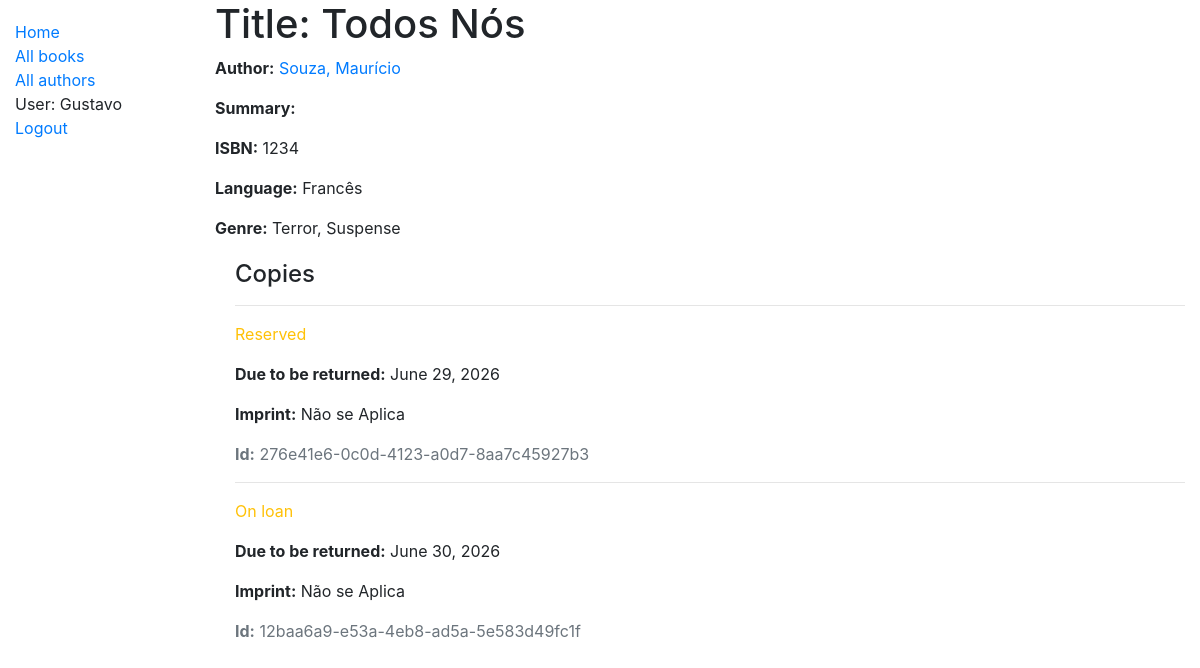
The page /catalog/book/1 (signed in) on the database as committed earlier.
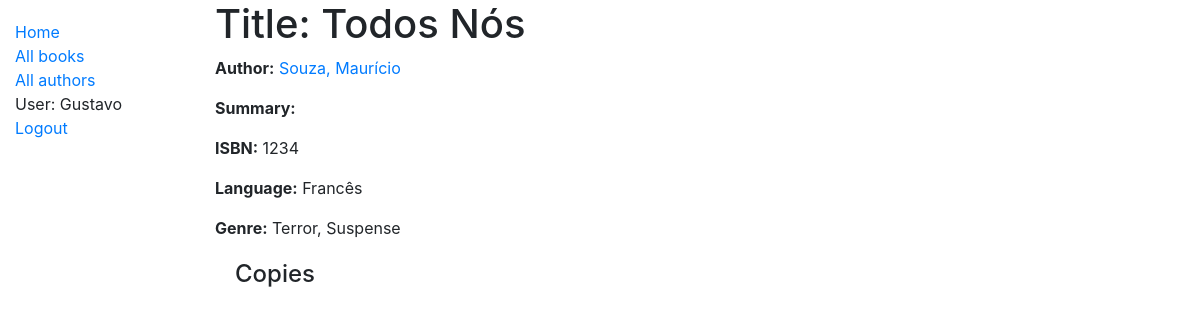
The same page on the database as committed later.
### catalog/models.py (models this page shows, shortened)
class Book(models.Model):
    title = models.CharField(max_length=200)
    author = models.ForeignKey('Author', on_delete=models.SET_NULL, null=True)
    summmary = models.TextField(max_length=1000, help_text='Enter a brief description of the book.')
    isbn = models.CharField('ISBN', max_length=20, help_text='13 Character [ISBN number]')
    genre = models.ManyToManyField(Genre, help_text='Select a genre for this book.')
    language = models.ForeignKey(
        'Language', on_delete=models.SET_NULL, null=True)
    class Meta:
        ordering = ['title', 'author']
    def display_genre(self):
        """Create a string for the Genre. This is required to display genre in Admin."""
        return ', '.join(genre.name for genre in self.genre.all()[:3])
    display_genre.short_description = 'Genre'

class Author(models.Model):
    first_name = models.CharField(max_length=100)
    last_name = models.CharField(max_length=100)
    date_of_birth = models.DateField(null=True, blank=True)
    date_of_death = models.DateField('Died', null=True, blank=True)
    class Meta:
        ordering = ['last_name', 'first_name']
    def __str__(self):
        return f'{self.last_name}, {self.first_name}'

class Language(models.Model):
    name = models.CharField(max_length=100,
                            unique=True,
                            help_text="Enter the book's natural laguange.")
    def __str__(self):
        return self.name
    class Meta:
        constraints = [
            UniqueConstraint(
                Lower('name'),
                name='language_name_case_insensitive_unique',
                violation_error_message="Language already exists (case insentive match)"
            )
        ]

class Genre(models.Model):
    name = models.CharField(max_length=200,
                            help_text='Enter a book genre (e.g. Science Fiction)')
    def __str__(self):
        return self.name
    class Meta:
        constraints = [
            UniqueConstraint(
                Lower('name'),
                name='genre_name_case_insensitive_unique',
                violation_error_message = "Genre already exists (case insensitive match)"
            ),
        ]

class BookInstance(models.Model):
    id = models.UUIDField(primary_key=True, default=uuid.uuid4,
                      help_text='Unique ID for this particular book across whole library')
    book = models.ForeignKey('Book', on_delete=models.SET_NULL, null=True)
    imprint = models.CharField(max_length=200)
    due_back = models.DateField(null=True, blank=True)
    borrower = models.ForeignKey(
        settings.AUTH_USER_MODEL, on_delete=models.SET_NULL, null=True, blank=True
    )
    borrower = models.ForeignKey(
         User, on_delete=models.SET_NULL, null=True, blank=True
    )
    LOAN_STATUS = (
        ('m', 'Maintenance'),
        ('o', 'On loan'),
        ('a', 'Available'),
        ('r', 'Reserved'),
    )
    status = models.CharField(
        max_length=1,
        choices=LOAN_STATUS,
        blank=True,
        default='m',
        help_text='Book availability',
    )
    class Meta:
        ordering = ['due_back']

### catalog/views.py (the view, shortened to what this page needs)
# urls.py: path('book/<int:pk>', views.BookDetailView.as_view(), name='book-detail'),
class BookDetailView(LoginRequiredMixin, generic.DetailView):
    model = Book

### catalog/templates/catalog/book_detail.html
{% extends "base_generic.html" %}
{% block content %}
  <h1>Title: {{ book.title }}</h1>
  <p><strong>Author:</strong> <a href="">{{ book.author }}</a></p>
  <p><strong>Summary:</strong> {{ book.summary }}</p>
  <p><strong>ISBN:</strong> {{ book.isbn }}</p>
  <p><strong>Language:</strong> {{ book.language }}</p>
  <p><strong>Genre:</strong> {% for genre in book.genre.all %} {{ genre }}{% if not forloop.last %}, {% endif %}{% endfor %}</p>
  <div style="margin-left:20px;margin-top:20px">
    <h4>Copies</h4>
    {% for copy in book.bookinstance_set.all %}
      <hr>
      <p class="{% if copy.status == 'a' %}text-success{% elif copy.status == 'm' %}text-danger{% else %}text-warning{% endif %}">{{ copy.get_status_display }}</p>
      {% if copy.status != 'a' %}
        <p><strong>Due to be returned:</strong> {{copy.due_back}}</p>
      {% endif %}
      <p><strong>Imprint:</strong> {{copy.imprint}}</p>
      <p class="text-muted"><strong>Id:</strong> {{copy.id}}</p>
    {% endfor %}
  </div>
{% endblock %}

### catalog/templates/base_generic.html (shortened to what this page needs)
<!doctype html>
<html lang="en">
  <head>
    <link
      rel="stylesheet"
      href="https://stackpath.bootstrapcdn.com/bootstrap/4.1.3/css/bootstrap.min.css"
 />
    {% load static %}
    <link rel="stylesheet" href="{% static 'css/styles.css' %}" />
  </head>
  <body>
    <div class="container-fluid">
      <div class="row">
        <div class="col-sm-2">
          {% block sidebar %}
            <ul class="sidebar-nav">
              <li><a href="{% url 'index' %}">Home</a></li>
              <li><a href="{% url 'books' %}">All books</a></li>
              <li><a href="">All authors</a></li>
              {% if user.is_authenticated %}
                <li>User: {{ user.get_username }}</li>
                <li>
                  <form method="post" action="{% url 'logout' %}">
                    <button type="submit" class="btn btn-link p-0 border-0 align-baseline">Logout</button>
                  </form>
                </li>
                  {% else %}
                <li><a href="{% url 'login'%}?next={{request.path}}">Login</a></li>
                  {% endif %}
            </ul>
          {% endblock %}
        </div>
        <div class="col-sm-10">
          {% block content %}{% endblock %}
        </div>
      </div>
    </div>
  </body>
</html>

### catalog/static/css/styles.css (style rules this page uses)
.sidebar-nav { margin-top: 20px; padding: 0; list-style: none; }

Rows that differ between the two databases and show on the page:
removed BookInstance: status "Reserved", due_back "June 29, 2026", imprint "Não se Aplica", id "276e41e6-0c0d-4123-a0d7-8aa7c45927b3"
removed BookInstance: status "On loan", due_back "June 30, 2026", imprint "Não se Aplica", id "12baa6a9-e53a-4eb8-ad5a-5e583d49fc1f"
